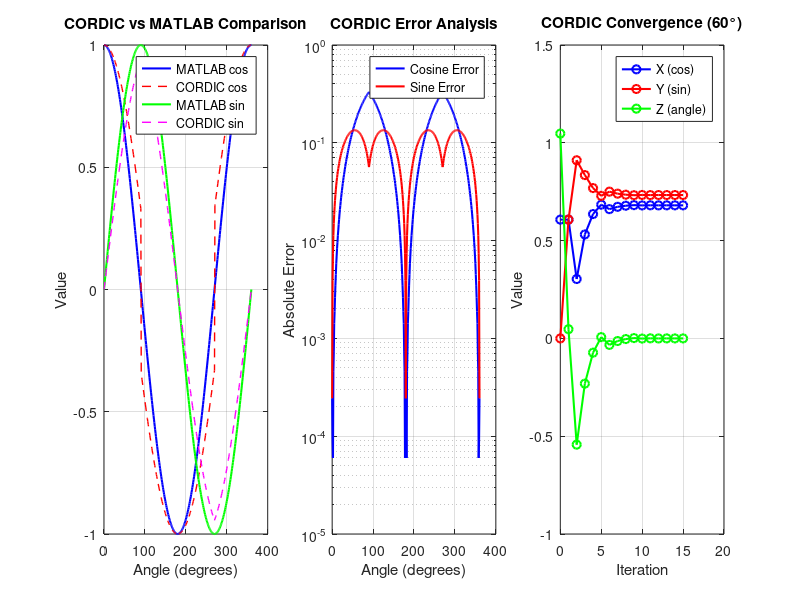

This figure's MATLAB source:
%% CORDIC MATLAB Model - Golden Reference Implementation
% This model implements the CORDIC algorithm using fixed-point arithmetic
% to match the Verilog implementation exactly

function matlab_model()
    clc; clear; close all;
    
    %% Parameters (matching Verilog implementation)
    WIDTH = 16;           % Data width for coordinates
    ITERATIONS = 15;      % Number of CORDIC iterations
    ANGLE_WIDTH = 32;     % Angle width in bits
    
    %% Fixed-point scaling factors
    COORD_SCALE = 2^(WIDTH-2);     % Coordinate scaling factor
    ANGLE_SCALE = 2^(ANGLE_WIDTH-3); % Angle scaling factor
    
    %% CORDIC constants
    % CORDIC gain compensation factor (≈ 0.6072529350088812561694)
    CORDIC_GAIN_REAL = 0.6072529350088812561694;
    CORDIC_GAIN_FIXED = round(CORDIC_GAIN_REAL * COORD_SCALE);
    
    %% Arctangent lookup table (matching Verilog)
    % atan(2^-i) values scaled for fixed-point representation
    ATAN_TABLE = [
        hex2dec('20000000');  % atan(2^0)
        hex2dec('12E4051E');  % atan(2^-1)
        hex2dec('09FB385B');  % atan(2^-2)
        hex2dec('051111D4');  % atan(2^-3)
        hex2dec('028B0D43');  % atan(2^-4)
        hex2dec('0145D7E1');  % atan(2^-5)
        hex2dec('00A2F61E');  % atan(2^-6)
        hex2dec('00517C55');  % atan(2^-7)
        hex2dec('0028BE53');  % atan(2^-8)
        hex2dec('00145F2F');  % atan(2^-9)
        hex2dec('000A2F98');  % atan(2^-10)
        hex2dec('000517CC');  % atan(2^-11)
        hex2dec('00028BE6');  % atan(2^-12)
        hex2dec('000145F3');  % atan(2^-13)
        hex2dec('0000A2FA')   % atan(2^-14)
    ];
    
    %% Test angles (in degrees) - including ultra-extreme angles
    test_angles_deg = [0, 30, 45, 60, 90, 120, 135, 150, 180, 210, 225, 240, 270, 300, 315, 330, 360, ...
                      450, -90, -180, 720, 810, 900, -360, -450, -720, 1080, 1440, -900, -1080, ...
                      1800, 3600, 7200, -1800, -3600, -7200, 11520, -11520, 14400, -18000];
    
    %% Run tests and compare with MATLAB built-in functions
    fprintf('=== CORDIC MATLAB Model Verification ===\n');
    fprintf('Parameters: WIDTH=%d, ITERATIONS=%d, ANGLE_WIDTH=%d\n', WIDTH, ITERATIONS, ANGLE_WIDTH);
    fprintf('CORDIC Gain: %.10f (Fixed: %d)\n\n', CORDIC_GAIN_REAL, CORDIC_GAIN_FIXED);
    
    fprintf('%-10s %-10s %-10s %-10s %-10s %-10s %-10s\n', ...
            'Angle(°)', 'MATLAB_cos', 'CORDIC_cos', 'Cos_Error', 'MATLAB_sin', 'CORDIC_sin', 'Sin_Error');
    fprintf('%s\n', repmat('-', 1, 80));
    
    total_cos_error = 0;
    total_sin_error = 0;
    max_cos_error = 0;
    max_sin_error = 0;
    
    for i = 1:length(test_angles_deg)
        angle_deg = test_angles_deg(i);
        angle_rad = angle_deg * pi / 180;
        
        % MATLAB reference values
        matlab_cos = cos(angle_rad);
        matlab_sin = sin(angle_rad);
        
        % CORDIC calculation
        [cordic_cos, cordic_sin] = cordic_fixed_point(angle_rad, CORDIC_GAIN_FIXED, ...
                                                     ATAN_TABLE, ITERATIONS, COORD_SCALE, ANGLE_SCALE);
        
        % Calculate errors
        cos_error = abs(matlab_cos - cordic_cos);
        sin_error = abs(matlab_sin - cordic_sin);
        
        % Accumulate statistics
        total_cos_error = total_cos_error + cos_error;
        total_sin_error = total_sin_error + sin_error;
        max_cos_error = max(max_cos_error, cos_error);
        max_sin_error = max(max_sin_error, sin_error);
        
        % Print results
        fprintf('%-10.1f %-10.6f %-10.6f %-10.6f %-10.6f %-10.6f %-10.6f\n', ...
                angle_deg, matlab_cos, cordic_cos, cos_error, matlab_sin, cordic_sin, sin_error);
    end
    
    %% Statistics
    fprintf('\n=== Accuracy Statistics ===\n');
    fprintf('Average Cosine Error: %.8f\n', total_cos_error / length(test_angles_deg));
    fprintf('Average Sine Error:   %.8f\n', total_sin_error / length(test_angles_deg));
    fprintf('Maximum Cosine Error: %.8f\n', max_cos_error);
    fprintf('Maximum Sine Error:   %.8f\n', max_sin_error);
    
    % Calculate effective number of bits
    if max_cos_error > 0
        cos_bits = -log2(max_cos_error);
        fprintf('Cosine Accuracy: ~%.1f bits\n', cos_bits);
    end
    if max_sin_error > 0
        sin_bits = -log2(max_sin_error);
        fprintf('Sine Accuracy:   ~%.1f bits\n', sin_bits);
    end
    
    %% Generate plots
    figure('Position', [100, 100, 1200, 400]);
    
    % Plot 1: CORDIC vs MATLAB comparison
    subplot(1, 3, 1);
    angle_range = 0:1:360;
    matlab_cos_vals = cos(angle_range * pi / 180);
    matlab_sin_vals = sin(angle_range * pi / 180);
    
    cordic_cos_vals = zeros(size(angle_range));
    cordic_sin_vals = zeros(size(angle_range));
    
    for i = 1:length(angle_range)
        [cordic_cos_vals(i), cordic_sin_vals(i)] = cordic_fixed_point(angle_range(i) * pi / 180, ...
                                                                     CORDIC_GAIN_FIXED, ATAN_TABLE, ITERATIONS, COORD_SCALE, ANGLE_SCALE);
    end
    
    plot(angle_range, matlab_cos_vals, 'b-', 'LineWidth', 1.5, 'DisplayName', 'MATLAB cos');
    hold on;
    plot(angle_range, cordic_cos_vals, 'r--', 'LineWidth', 1, 'DisplayName', 'CORDIC cos');
    plot(angle_range, matlab_sin_vals, 'g-', 'LineWidth', 1.5, 'DisplayName', 'MATLAB sin');
    plot(angle_range, cordic_sin_vals, 'm--', 'LineWidth', 1, 'DisplayName', 'CORDIC sin');
    xlabel('Angle (degrees)');
    ylabel('Value');
    title('CORDIC vs MATLAB Comparison');
    legend('Location', 'best');
    grid on;
    
    % Plot 2: Error analysis
    subplot(1, 3, 2);
    cos_errors = abs(matlab_cos_vals - cordic_cos_vals);
    sin_errors = abs(matlab_sin_vals - cordic_sin_vals);
    
    semilogy(angle_range, cos_errors, 'b-', 'LineWidth', 1.5, 'DisplayName', 'Cosine Error');
    hold on;
    semilogy(angle_range, sin_errors, 'r-', 'LineWidth', 1.5, 'DisplayName', 'Sine Error');
    xlabel('Angle (degrees)');
    ylabel('Absolute Error');
    title('CORDIC Error Analysis');
    legend('Location', 'best');
    grid on;
    
    % Plot 3: CORDIC convergence
    subplot(1, 3, 3);
    test_angle = 60 * pi / 180; % Test with 60 degrees
    [~, ~, convergence_data] = cordic_fixed_point_debug(test_angle, CORDIC_GAIN_FIXED, ...
                                                       ATAN_TABLE, ITERATIONS, COORD_SCALE, ANGLE_SCALE);
    
    plot(0:ITERATIONS, convergence_data.x_vals, 'b-o', 'LineWidth', 1.5, 'DisplayName', 'X (cos)');
    hold on;
    plot(0:ITERATIONS, convergence_data.y_vals, 'r-o', 'LineWidth', 1.5, 'DisplayName', 'Y (sin)');
    plot(0:ITERATIONS, convergence_data.z_vals, 'g-o', 'LineWidth', 1.5, 'DisplayName', 'Z (angle)');
    xlabel('Iteration');
    ylabel('Value');
    title(sprintf('CORDIC Convergence (%.0f°)', test_angle * 180 / pi));
    legend('Location', 'best');
    grid on;
    
    % Save the plot
    saveas(gcf, 'cordic_analysis.png');
    
    fprintf('\nPlots saved as cordic_analysis.png\n');
    fprintf('MATLAB model verification complete!\n');
end

%% CORDIC Fixed-Point Implementation
function [cos_out, sin_out] = cordic_fixed_point(angle_rad, cordic_gain, atan_table, iterations, coord_scale, angle_scale)
    % Convert to fixed-point
    angle_fixed = round(angle_rad * angle_scale);
    
    % Quadrant correction
    [normalized_angle, x_sign, y_sign] = quadrant_correction(angle_fixed, angle_scale);
    
    % Initialize CORDIC variables
    x = cordic_gain;
    y = 0;
    z = normalized_angle;
    
    % CORDIC iterations
    for i = 1:iterations
        if z >= 0
            % Clockwise rotation
            x_new = x - arithmetic_right_shift(y, i-1);
            y_new = y + arithmetic_right_shift(x, i-1);
            z_new = z - atan_table(i);
        else
            % Counter-clockwise rotation
            x_new = x + arithmetic_right_shift(y, i-1);
            y_new = y - arithmetic_right_shift(x, i-1);
            z_new = z + atan_table(i);
        end
        
        x = x_new;
        y = y_new;
        z = z_new;
    end
    
    % Apply quadrant correction and convert to floating-point
    if x_sign
        x = -x;
    end
    if y_sign
        y = -y;
    end
    
    cos_out = double(x) / coord_scale;
    sin_out = double(y) / coord_scale;
end

%% CORDIC with debug information
function [cos_out, sin_out, debug_data] = cordic_fixed_point_debug(angle_rad, cordic_gain, atan_table, iterations, coord_scale, angle_scale)
    angle_fixed = round(angle_rad * angle_scale);
    [normalized_angle, x_sign, y_sign] = quadrant_correction(angle_fixed, angle_scale);
    
    x = cordic_gain;
    y = 0;
    z = normalized_angle;
    
    % Store convergence data
    debug_data.x_vals = zeros(1, iterations + 1);
    debug_data.y_vals = zeros(1, iterations + 1);
    debug_data.z_vals = zeros(1, iterations + 1);
    
    debug_data.x_vals(1) = double(x) / coord_scale;
    debug_data.y_vals(1) = double(y) / coord_scale;
    debug_data.z_vals(1) = double(z) / angle_scale;
    
    for i = 1:iterations
        if z >= 0
            x_new = x - arithmetic_right_shift(y, i-1);
            y_new = y + arithmetic_right_shift(x, i-1);
            z_new = z - atan_table(i);
        else
            x_new = x + arithmetic_right_shift(y, i-1);
            y_new = y - arithmetic_right_shift(x, i-1);
            z_new = z + atan_table(i);
        end
        
        x = x_new;
        y = y_new;
        z = z_new;
        
        debug_data.x_vals(i+1) = double(x) / coord_scale;
        debug_data.y_vals(i+1) = double(y) / coord_scale;
        debug_data.z_vals(i+1) = double(z) / angle_scale;
    end
    
    if x_sign, x = -x; end
    if y_sign, y = -y; end
    
    cos_out = double(x) / coord_scale;
    sin_out = double(y) / coord_scale;
end

%% Enhanced quadrant correction function for unlimited angle range
function [normalized_angle, x_sign, y_sign] = quadrant_correction(angle_fixed, angle_scale)
    PI = round(pi * angle_scale);
    PI_2 = round(pi/2 * angle_scale);
    TWO_PI = round(2*pi * angle_scale);
    PI_3_2 = round(3*pi/2 * angle_scale);
    
    normalized_angle = angle_fixed;
    x_sign = false;
    y_sign = false;
    
    % Enhanced normalization for truly unlimited input range
    % Use efficient modulo operation that handles any angle magnitude
    
    % First, use MATLAB's built-in modulo which is very efficient
    normalized_angle = mod(normalized_angle, 2*TWO_PI);
    
    % Ensure result is in [-2π, 2π] range
    if normalized_angle > TWO_PI
        normalized_angle = normalized_angle - 2*TWO_PI;
    end
    
    % Quadrant correction
    if normalized_angle > PI_2 && normalized_angle <= PI
        % Second quadrant
        normalized_angle = PI - normalized_angle;
        x_sign = true;
    elseif normalized_angle > PI && normalized_angle <= (3*PI_2)
        % Third quadrant
        normalized_angle = normalized_angle - PI;
        x_sign = true;
        y_sign = true;
    elseif normalized_angle > (3*PI_2)
        % Fourth quadrant
        normalized_angle = TWO_PI - normalized_angle;
        y_sign = true;
    elseif normalized_angle < -PI_2
        if normalized_angle >= -PI
            % Third quadrant (negative)
            normalized_angle = -PI - normalized_angle;
            x_sign = true;
            y_sign = true;
        else
            % Second quadrant (negative)
            normalized_angle = normalized_angle + PI;
            x_sign = true;
        end
    end
end

%% Arithmetic right shift (sign-extending)
function result = arithmetic_right_shift(value, shift_amount)
    if value >= 0
        result = floor(value / (2^shift_amount));
    else
        result = -floor(abs(value) / (2^shift_amount));
    end
end